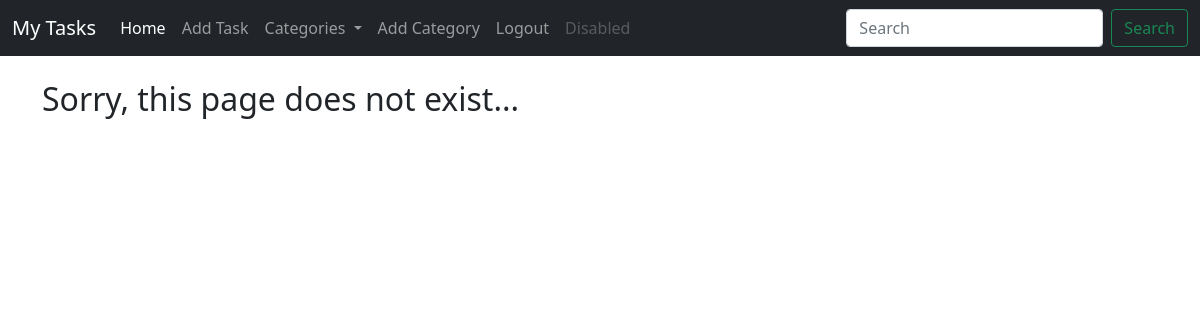
The page /category/sport/ (signed in) on the database as committed earlier.
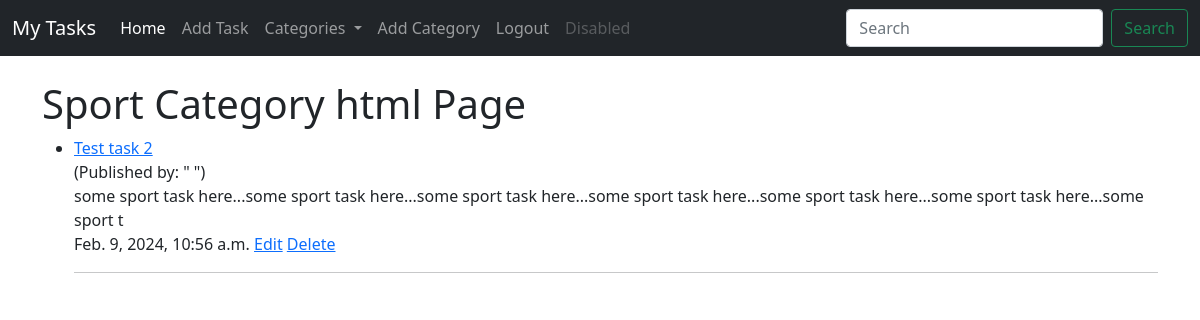
The same page on the database as committed later.
### task/models.py (models this page shows, shortened)
class Task(models.Model):
    title = models.CharField(max_length=200)
    title_tag = models.CharField(max_length=200)
    author = models.ForeignKey(User, on_delete=models.CASCADE)
    short_description = models.TextField()
    date_created = models.DateTimeField(auto_now_add=True)
    priority = models.IntegerField(default=0)
    category = models.CharField(max_length=200, default='uncategorized')
    completed = models.BooleanField(default=False)

### task/views.py (the view)
# urls.py: path('category/<str:cats>/', CategoryView.as_view(), name='category')
class CategoryView(CategoryMixin, ListView):
    template_name = 'task/categories.html'
    context_object_name = 'category_tasks'
    def get_queryset(self):
        cats = self.kwargs['cats']
        return Task.objects.filter(category=cats.replace('-', ' '))
    def get_context_data(self, **kwargs):
        context = super().get_context_data(**kwargs)
        cats = self.kwargs['cats']
        context['cats'] = cats.title().replace('-', ' ')
        return context

### task/models.py (called while the page is built)
    def __str__(self):
        return self.category_name

### task/views.py (called while the page is built)
    def get_context_data(self, *args, **kwargs):
        cat_list = Category.objects.all()
        context = super().get_context_data(*args, **kwargs)
        context['cat_list'] = cat_list
        return context

### task/templates/task/categories.html
{% extends 'task/base.html' %}
{% block content %}
{% if category_tasks %}
<h1>{{ cats }} Category html Page</h1>
<ul>
    {% for task in category_tasks %}
        {% if user.id == task.author.id %}
    <li>
        <a href="{% url 'task-detail' task.pk %}">{{ task.title }}</a><br>
        (Published by: "{{ task.author.first_name }} {{ task.author.last_name }}")
        <br>
        {{ task.short_description|slice:":150"}}
        <br>
        {{ task.date_created }}
        {% if user.is_authenticated %}
        <a href="{% url 'edit_task' task.pk %}">Edit</a>
        <a href="{% url 'delete_task' task.pk %}">Delete</a>
        {% endif %}
        <hr>
    </li>
        {% endif %}
    {% endfor %}
</ul>
{% else %}
<h2>Sorry, this page does not exist...</h2>
{% endif %}
{% endblock %}

Rows that differ between the two databases and show on the page:
added Task: title "Test task 2", short_description "some sport task here...some sport task here...some sport task here...some sport task here...some sport task here...some sport task here...some sport t", date_created "Feb. 9, 2024, 10:56 a.m."
Other text that changed with them:
{{ cats }}: (not shown) → "Sport"
text no longer shown: "Sorry, this page does not exist..."
text now shown: "Category html Page"
